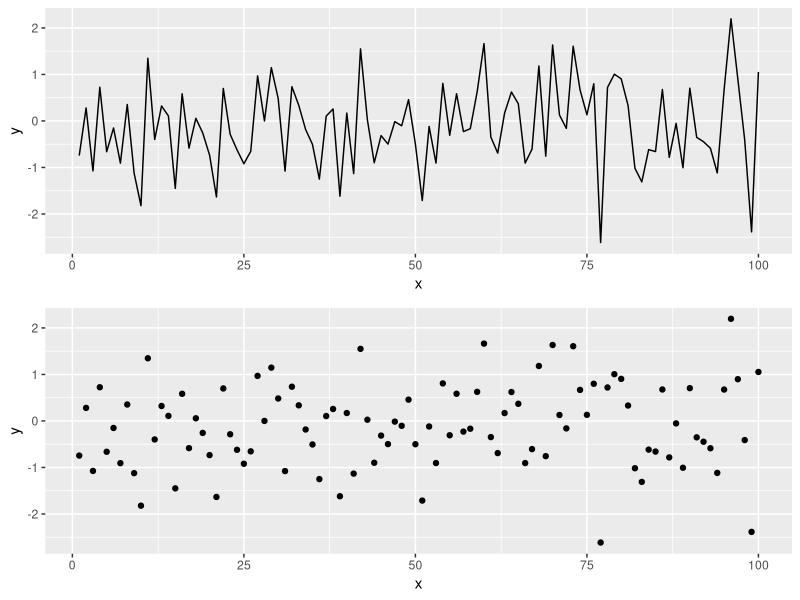

R code for this plot:
## ---- chunk 1
knitr::opts_chunk$set(echo = TRUE, fig.width = 8, fig.height = 8, fig.alig = "center")
## ---- chunk 2
library(tidyverse)
library(gridExtra)
## ---- chunk 3
# Simulating data according to a normal distribution
x <- seq(1:100)
y <- rnorm(100) # Generating data form a normal distribution with mean 0 and variance 1
data <- data.frame(x = x, y = y ) # Creating a data frame
p1 = ggplot(data, aes(x= x, y = y)) +
geom_line()
p2 = ggplot(data, aes(x= x, y = y)) +
geom_point()
grid.arrange(p1, p2)
